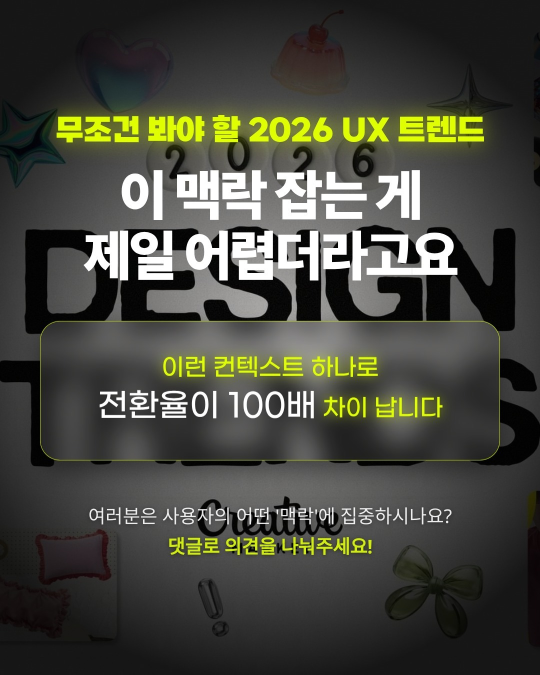
#> input picture dataset/images/train/img_017.jpg, 1080 x 1350 px (shown at 1/2 size)
$ python -i extract_templates.py   (imports and definitions only)
#> lines starting #> are read from the running program, lines starting #| are printed output that depends on the picture
#> further down, picture is the input picture: PIL image 1080x1350 RGB; mean R, G, B 70.2, 71.1, 61.5
"""Build the layout-TEMPLATE LIBRARY from the labeled corpus (no GPU).

Product core, first half: the engine is NOT one hand-coded style — it is *one
reusable layout template per reference in the dataset*. Here we turn each
labeled card (YOLO title/body boxes) into a normalized, refillable template:

  reference image + label  ->  {blocks, archetype, palette, bg, align, ...}

These templates are what a user later searches/selects; the selected template is
copied and refilled with the user's text by the v2 renderer. Right now the boxes
come from the committed labels (109 imgs, runs locally). On RunPod the trained
detector labels the full 687-image corpus the same way, growing the library with
no code change.

  py -3 gen/extract_templates.py            # -> service/library/templates.json
"""
import os
import glob
import json

import numpy as np
from PIL import Image

from common import ROOT

PAIRS = [("dataset/images/train", "dataset/labels/train"),
         ("dataset/images/val", "dataset/labels/val")]
OUT_DIR = os.path.join(ROOT, "service", "library")
CLS = {0: "title", 1: "body"}


# ---------- label parsing + block merging (shared with copy_layout) ----------
# [45 lines left out: functions parse_label, merge, not called in this run]


# ---------- color / style descriptors ----------
def palette(img, k=5):
#> called with k = 5
    sm = img.convert("RGB").resize((120, 120))
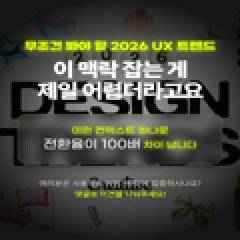
#> sm: PIL image 120x120 RGB (shown 2 times larger); mean R, G, B 70.1, 71, 61.4
    q = sm.quantize(colors=k).convert("RGB")
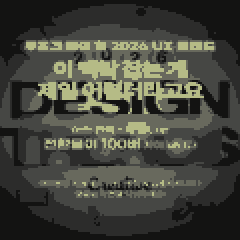
#> q: PIL image 120x120 RGB (shown 2 times larger); mean R, G, B 67.4, 68.4, 59.9
    cols = sorted(q.getcolors(120 * 120) or [], reverse=True)
#> cols = [(3603, (44, 44, 43)), (3589, (19, 19, 18)), (3406, (70, 71, 68)), (2376, (104, 105, 93)), (1426, (181, 187, 134))]
    return [[int(c) for c in rgb] for _cnt, rgb in cols[:k]]


# [7 lines left out: function bg_color, not called in this run]


def luma(rgb):
    return 0.299 * rgb[0] + 0.587 * rgb[1] + 0.114 * rgb[2]


# [78 lines left out: functions aspect_tag, classify, align_of, build, not called in this run]


# [2 lines not run here, left out]

>>> from PIL import Image
>>> picture = Image.open('../dataset/images/train/img_017.jpg')
>>> result = palette(picture)
#> result = [[44, 44, 43], [19, 19, 18], [70, 71, 68], [104, 105, 93], [181, 187, 134]]

$ run again, on dataset/images/train/img_024.jpg
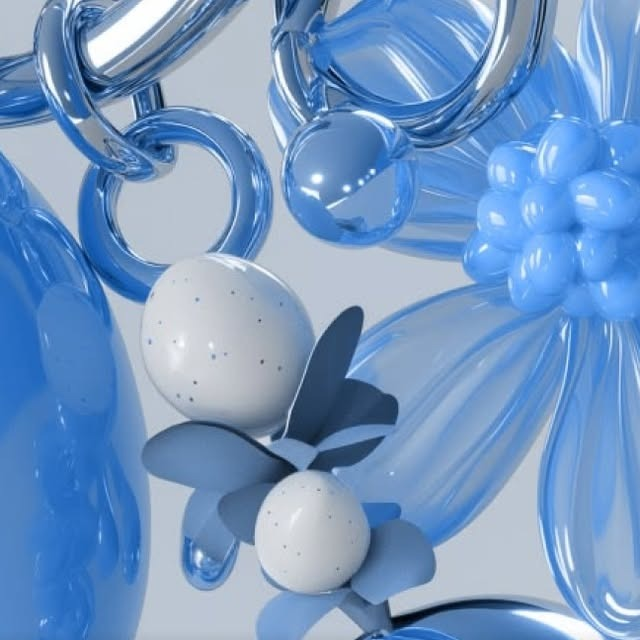
#> input picture dataset/images/train/img_024.jpg, 640 x 640 px
#> picture is the input picture: PIL image 640x640 RGB; mean R, G, B 115.8, 152.1, 196.1
#> in palette, `sm = img.convert("RGB").resize((120, 120))`:
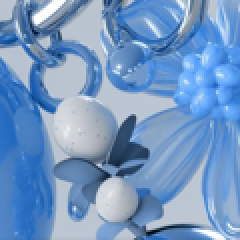
#> sm: PIL image 120x120 RGB (shown 2 times larger); mean R, G, B 115.8, 152.1, 196.1
#> in palette, `q = sm.quantize(colors=k).convert("RGB")`:
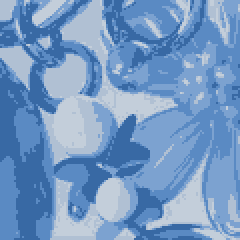
#> q: PIL image 120x120 RGB (shown 2 times larger); mean R, G, B 116.6, 153.1, 196.7
#> cols = [(4086, (90, 138, 195)), (3337, (124, 162, 208)), (3014, (56, 105, 164)), (2305, (176, 192, 211)), (1658, (195, 206, 218))]
#> result = [[90, 138, 195], [124, 162, 208], [56, 105, 164], [176, 192, 211], [195, 206, 218]]
